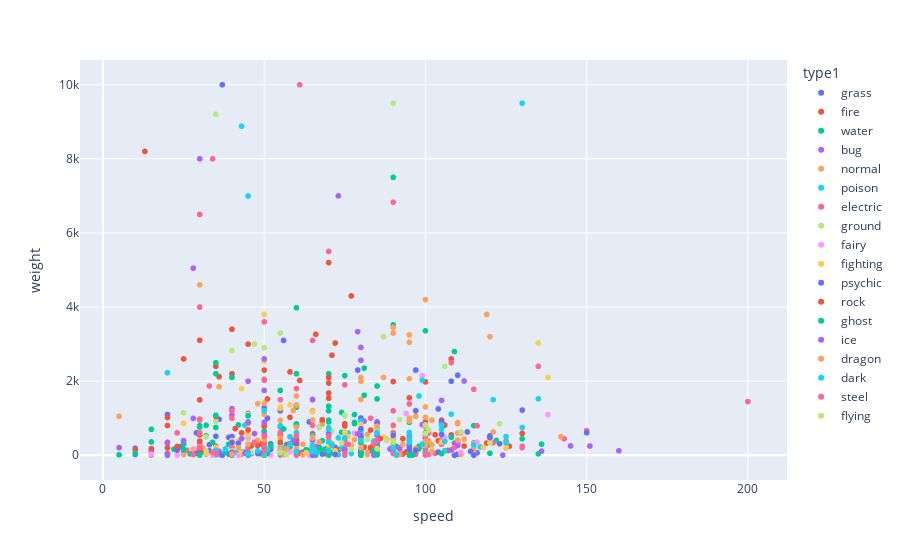

Notebook cell for this chart:
### Code cell
fig = px.scatter(pkmn, x='speed', y='weight', color='type1', hover_name='name')
fig.show()

### Figure 1 — Plotly figure (JSON) as saved in the notebook; plotly's stock layout.template omitted (floating-point values rounded to 4 significant figures; data arrays with more than 128 entries replaced by an {"elided": "..."} marker saying what was removed)
{"data": [{"hovertemplate": "<b>%{hovertext}</b><br><br>type1=grass<br>speed=%{x}<br>weight=%{y}<extra></extra>", "hovertext": ["bulbasaur", "ivysaur", "venusaur", "oddish", "gloom", "vileplume", "bellsprout", "weepinbell", "victreebel", "exeggcute", "exeggutor", "tangela", "chikorita", "bayleef", "meganium", "bellossom", "hoppip", "skiploom", "jumpluff", "sunkern", "sunflora", "treecko", "grovyle", "sceptile", "seedot", "nuzleaf", "shiftry", "shroomish", "breloom", "roselia", "cacnea", "cacturne", "tropius", "turtwig", "grotle", "torterra", "budew", "roserade", "cherubi", "cherrim", "carnivine", "snover", "abomasnow", "tangrowth", "leafeon", "shaymin", "snivy", "servine", "serperior", "pansage", "simisage", "cottonee", "whimsicott", "petilil", "lilligant", "maractus", "foongus", "amoonguss", "ferroseed", "ferrothorn", "virizion", "chespin", "quilladin", "chesnaught", "skiddo", "gogoat", "rowlet", "dartrix", "decidueye", "fomantis", "lurantis", "morelull", "shiinotic", "bounsweet", "steenee", "tsareena", "tapu-bulu", "kartana", "grookey", "thwackey", "rillaboom", "gossifleur", "eldegoss", "applin", "flapple", "appletun", "sprigatito", "floragato", "meowscarada", "smoliv", "dolliv", "arboliva", "bramblin", "brambleghast", "capsakid", "scovillain", "brute-bonnet", "iron-leaves", "dipplin", "poltchageist", "sinistcha", "ogerpon"], "legendgroup": "grass", "marker": {"color": "#636efa", "symbol": "circle"}, "mode": "markers", "name": "grass", "showlegend": true, "type": "scattergl", "x": [45, 60, 80, 30, 40, 50, 40, 55, 70, 40, 55, 60, 45, 60, 80, 50, 50, 80, 110, 30, 30, 70, 95, 120, 30, 60, 80, 35, 70, 65, 35, 55, 51, 31, 36, 56, 55, 90, 35, 85, 46, 40, 60, 50, 95, 100, 63, 83, 113, 64, 101, 66, 116, 30, 90, 60, 15, 30, 10, 20, 108, 38, 57, 64, 52, 68, 42, 52, 70, 35, 45, 15, 30, 32, 62, 72, 75, 109, 65, 80, 85, 10, 60, 20, 70, 30, 65, 83, 123, 30, 33, 39, 60, 90, 50, 75, 55, 104, 40, 50, 70, 110], "xaxis": "x", "y": [69, 130, 1000, 54, 86, 186, 40, 64, 155, 25, 1200, 350, 64, 158, 1005, 58, 5, 10, 30, 18, 85, 50, 216, 522, 40, 280, 596, 45, 392, 20, 513, 774, 1000, 102, 970, 3100, 12, 145, 33, 93, 270, 505, 1355, 1286, 255, 21, 81, 160, 630, 105, 305, 6, 66, 66, 163, 280, 10, 105, 188, 1100, 2000, 90, 290, 900, 310, 910, 15, 160, 366, 15, 185, 15, 115, 32, 82, 214, 455, 1, 50, 140, 900, 22, 25, 5, 10, 130, 41, 122, 312, 65, 119, 482, 6, 60, 30, 150, 210, 1250, 97, 11, 22, 398], "yaxis": "y"}, {"hovertemplate": "<b>%{hovertext}</b><br><br>type1=fire<br>speed=%{x}<br>weight=%{y}<extra></extra>", "hovertext": ["charmander", "charmeleon", "charizard", "vulpix", "ninetales", "growlithe", "arcanine", "ponyta", "rapidash", "magmar", "flareon", "moltres", "cyndaquil", "quilava", "typhlosion", "slugma", "magcargo", "magby", "entei", "ho-oh", "torchic", "combusken", "blaziken", "numel", "camerupt", "torkoal", "chimchar", "monferno", "infernape", "magmortar", "heatran", "tepig", "pignite", "emboar", "pansear", "simisear", "darumaka", "darmanitan", "heatmor", "fennekin", "braixen", "delphox", "fletchinder", "talonflame", "litleo", "pyroar", "volcanion", "litten", "torracat", "incineroar", "oricorio", "turtonator", "blacephalon", "scorbunny", "raboot", "cinderace", "sizzlipede", "centiskorch", "fuecoco", "crocalor", "skeledirge", "charcadet", "armarouge", "ceruledge", "iron-moth"], "legendgroup": "fire", "marker": {"color": "#EF553B", "symbol": "circle"}, "mode": "markers", "name": "fire", "showlegend": true, "type": "scattergl", "x": [65, 80, 100, 65, 100, 60, 95, 90, 105, 93, 65, 90, 65, 80, 100, 20, 30, 83, 100, 90, 45, 55, 80, 35, 40, 20, 61, 81, 108, 83, 77, 45, 55, 65, 64, 101, 50, 95, 65, 60, 73, 104, 84, 126, 72, 106, 70, 70, 90, 60, 93, 36, 107, 69, 94, 119, 45, 65, 36, 49, 66, 35, 75, 85, 110], "xaxis": "x", "y": [85, 190, 905, 99, 199, 190, 1550, 300, 950, 445, 250, 600, 79, 190, 795, 350, 550, 214, 1980, 1990, 25, 195, 520, 240, 2200, 804, 62, 220, 550, 680, 4300, 99, 555, 1500, 110, 280, 375, 929, 580, 94, 145, 390, 160, 245, 135, 815, 1950, 43, 250, 830, 34, 2120, 130, 45, 90, 330, 10, 1200, 98, 307, 3265, 105, 850, 620, 360], "yaxis": "y"}, {"hovertemplate": "<b>%{hovertext}</b><br><br>type1=water<br>speed=%{x}<br>weight=%{y}<extra></extra>", "hovertext": {"elided": "134 str values"}, "legendgroup": "water", "marker": {"color": "#00cc96", "symbol": "circle"}, "mode": "markers", "name": "water", "showlegend": true, "type": "scattergl", "x": {"elided": "134 int values"}, "xaxis": "x", "y": {"elided": "134 int values"}, "yaxis": "y"}, {"hovertemplate": "<b>%{hovertext}</b><br><br>type1=bug<br>speed=%{x}<br>weight=%{y}<extra></extra>", "hovertext": ["caterpie", "metapod", "butterfree", "weedle", "kakuna", "beedrill", "paras", "parasect", "venonat", "venomoth", "scyther", "pinsir", "ledyba", "ledian", "spinarak", "ariados", "yanma", "pineco", "forretress", "scizor", "shuckle", "heracross", "wurmple", "silcoon", "beautifly", "cascoon", "dustox", "surskit", "masquerain", "nincada", "ninjask", "shedinja", "volbeat", "illumise", "kricketot", "kricketune", "burmy", "wormadam", "mothim", "combee", "vespiquen", "yanmega", "sewaddle", "swadloon", "leavanny", "venipede", "whirlipede", "scolipede", "dwebble", "crustle", "karrablast", "escavalier", "joltik", "galvantula", "shelmet", "accelgor", "durant", "larvesta", "volcarona", "genesect", "scatterbug", "spewpa", "vivillon", "grubbin", "charjabug", "vikavolt", "cutiefly", "ribombee", "wimpod", "golisopod", "buzzwole", "pheromosa", "blipbug", "dottler", "orbeetle", "kleavor", "tarountula", "spidops", "nymble", "lokix", "rellor", "rabsca", "slither-wing"], "legendgroup": "bug", "marker": {"color": "#ab63fa", "symbol": "circle"}, "mode": "markers", "name": "bug", "showlegend": true, "type": "scattergl", "x": [45, 30, 70, 50, 35, 75, 25, 30, 45, 90, 105, 85, 55, 85, 30, 40, 95, 15, 40, 65, 5, 85, 20, 15, 65, 15, 65, 65, 80, 40, 160, 40, 85, 85, 25, 65, 36, 36, 66, 70, 40, 95, 42, 42, 92, 57, 47, 112, 55, 45, 60, 20, 65, 108, 25, 145, 109, 60, 100, 99, 35, 29, 89, 46, 36, 43, 84, 124, 80, 40, 79, 151, 45, 30, 90, 85, 20, 35, 45, 92, 30, 45, 81], "xaxis": "x", "y": [29, 99, 320, 32, 100, 295, 54, 295, 300, 125, 560, 550, 108, 356, 85, 335, 380, 72, 1258, 1180, 205, 540, 36, 100, 284, 115, 316, 17, 36, 55, 120, 12, 177, 177, 22, 255, 34, 65, 233, 55, 385, 515, 25, 73, 205, 53, 585, 2005, 145, 2000, 59, 330, 6, 143, 77, 253, 330, 288, 460, 825, 25, 84, 170, 44, 105, 450, 2, 5, 120, 1080, 3336, 250, 80, 195, 408, 890, 40, 165, 10, 175, 10, 35, 920], "yaxis": "y"}, {"hovertemplate": "<b>%{hovertext}</b><br><br>type1=normal<br>speed=%{x}<br>weight=%{y}<extra></extra>", "hovertext": ["pidgey", "pidgeotto", "pidgeot", "rattata", "raticate", "spearow", "fearow", "jigglypuff", "wigglytuff", "meowth", "persian", "farfetchd", "doduo", "dodrio", "lickitung", "chansey", "kangaskhan", "tauros", "ditto", "eevee", "porygon", "snorlax", "sentret", "furret", "hoothoot", "noctowl", "igglybuff", "aipom", "girafarig", "dunsparce", "teddiursa", "ursaring", "porygon2", "stantler", "smeargle", "miltank", "blissey", "zigzagoon", "linoone", "taillow", "swellow", "slakoth", "vigoroth", "slaking", "whismur", "loudred", "exploud", "azurill", "skitty", "delcatty", "spinda", "swablu", "zangoose", "castform", "kecleon", "starly", "staravia", "staraptor", "bidoof", "bibarel", "ambipom", "buneary", "lopunny", "glameow", "purugly", "happiny", "chatot", "munchlax", "lickilicky", "porygon-z", "regigigas", "arceus", "patrat", "watchog", "lillipup", "herdier", "stoutland", "pidove", "tranquill", "unfezant", "audino", "minccino", "cinccino", "deerling", "sawsbuck", "bouffalant", "rufflet", "braviary", "meloetta", "bunnelby", "diggersby", "fletchling", "furfrou", "pikipek", "trumbeak", "toucannon", "yungoos", "gumshoos", "stufful", "bewear", "oranguru", "type-null", "silvally", "komala", "drampa", "skwovet", "greedent", "wooloo", "dubwool", "wyrdeer", "lechonk", "oinkologne", "tandemaus", "maushold", "squawkabilly", "farigiraf", "dudunsparce"], "legendgroup": "normal", "marker": {"color": "#FFA15A", "symbol": "circle"}, "mode": "markers", "name": "normal", "showlegend": true, "type": "scattergl", "x": [56, 71, 101, 72, 97, 70, 100, 20, 45, 90, 115, 60, 75, 110, 30, 50, 90, 110, 48, 55, 40, 30, 20, 90, 50, 70, 15, 85, 85, 45, 40, 55, 60, 85, 75, 100, 55, 60, 100, 85, 125, 30, 90, 100, 28, 48, 68, 20, 50, 90, 60, 50, 90, 70, 40, 60, 80, 100, 31, 71, 115, 85, 105, 85, 112, 30, 91, 5, 50, 90, 100, 120, 42, 77, 55, 60, 80, 43, 65, 93, 50, 75, 115, 75, 95, 55, 60, 80, 90, 57, 78, 62, 102, 65, 75, 60, 45, 45, 50, 60, 60, 59, 95, 65, 36, 25, 20, 48, 88, 65, 35, 65, 75, 111, 92, 60, 55], "xaxis": "x", "y": [18, 300, 395, 35, 185, 20, 380, 55, 120, 42, 320, 150, 392, 852, 655, 346, 800, 884, 40, 65, 365, 4600, 60, 325, 212, 408, 10, 115, 415, 140, 88, 1258, 325, 712, 580, 755, 468, 175, 325, 23, 198, 240, 465, 1305, 163, 405, 840, 20, 110, 326, 50, 12, 403, 8, 220, 20, 155, 249, 200, 315, 203, 55, 333, 39, 438, 244, 19, 1050, 1400, 340, 4200, 3200, 116, 270, 41, 147, 610, 21, 150, 290, 310, 58, 75, 195, 925, 946, 105, 410, 65, 50, 424, 17, 280, 12, 148, 260, 60, 142, 68, 1350, 760, 1205, 1005, 199, 1850, 25, 60, 60, 430, 951, 102, 1200, 18, 23, 24, 1600, 392], "yaxis": "y"}, {"hovertemplate": "<b>%{hovertext}</b><br><br>type1=poison<br>speed=%{x}<br>weight=%{y}<extra></extra>", "hovertext": ["ekans", "arbok", "nidoran-f", "nidorina", "nidoqueen", "nidoran-m", "nidorino", "nidoking", "zubat", "golbat", "grimer", "muk", "koffing", "weezing", "crobat", "gulpin", "swalot", "seviper", "stunky", "skuntank", "skorupi", "drapion", "croagunk", "toxicroak", "trubbish", "garbodor", "skrelp", "dragalge", "mareanie", "toxapex", "salandit", "salazzle", "poipole", "naganadel", "eternatus", "shroodle", "grafaiai", "clodsire", "okidogi", "munkidori", "fezandipiti"], "legendgroup": "poison", "marker": {"color": "#19d3f3", "symbol": "circle"}, "mode": "markers", "name": "poison", "showlegend": true, "type": "scattergl", "x": [55, 80, 41, 56, 76, 50, 65, 85, 55, 90, 25, 50, 35, 60, 130, 40, 55, 65, 74, 84, 65, 95, 50, 85, 65, 75, 30, 44, 45, 35, 77, 117, 73, 121, 130, 75, 110, 20, 80, 106, 99], "xaxis": "x", "y": [69, 650, 70, 200, 600, 90, 195, 620, 75, 550, 300, 300, 10, 95, 750, 103, 800, 525, 192, 380, 120, 615, 230, 444, 310, 1073, 73, 815, 80, 145, 48, 222, 18, 1500, 9500, 7, 272, 2230, 922, 122, 301], "yaxis": "y"}, {"hovertemplate": "<b>%{hovertext}</b><br><br>type1=electric<br>speed=%{x}<br>weight=%{y}<extra></extra>", "hovertext": ["pikachu", "raichu", "magnemite", "magneton", "voltorb", "electrode", "electabuzz", "jolteon", "zapdos", "pichu", "mareep", "flaaffy", "ampharos", "elekid", "raikou", "electrike", "manectric", "plusle", "minun", "shinx", "luxio", "luxray", "pachirisu", "magnezone", "electivire", "rotom", "blitzle", "zebstrika", "emolga", "tynamo", "eelektrik", "eelektross", "thundurus", "helioptile", "heliolisk", "dedenne", "togedemaru", "tapu-koko", "xurkitree", "zeraora", "yamper", "boltund", "toxel", "toxtricity", "pincurchin", "morpeko", "dracozolt", "arctozolt", "regieleki", "pawmi", "pawmo", "pawmot", "tadbulb", "bellibolt", "wattrel", "kilowattrel", "sandy-shocks", "miraidon"], "legendgroup": "electric", "marker": {"color": "#FF6692", "symbol": "circle"}, "mode": "markers", "name": "electric", "showlegend": true, "type": "scattergl", "x": [90, 110, 45, 70, 100, 150, 105, 130, 100, 60, 35, 45, 55, 95, 115, 65, 105, 95, 95, 45, 60, 70, 95, 60, 95, 91, 76, 116, 103, 60, 40, 50, 111, 70, 109, 101, 96, 130, 83, 143, 26, 121, 40, 75, 15, 97, 75, 55, 200, 60, 85, 105, 45, 45, 70, 125, 101, 135], "xaxis": "x", "y": [60, 300, 60, 600, 104, 666, 300, 245, 526, 20, 78, 133, 615, 235, 1780, 152, 402, 42, 42, 95, 305, 420, 39, 1800, 1386, 3, 298, 795, 50, 3, 220, 805, 610, 60, 210, 22, 33, 205, 1000, 445, 135, 340, 110, 400, 10, 30, 1900, 1500, 1450, 25, 65, 410, 4, 1130, 36, 386, 600, 2400], "yaxis": "y"}, {"hovertemplate": "<b>%{hovertext}</b><br><br>type1=ground<br>speed=%{x}<br>weight=%{y}<extra></extra>", "hovertext": ["sandshrew", "sandslash", "diglett", "dugtrio", "cubone", "marowak", "rhyhorn", "rhydon", "gligar", "phanpy", "donphan", "trapinch", "vibrava", "flygon", "baltoy", "claydol", "groudon", "hippopotas", "hippowdon", "rhyperior", "gliscor", "drilbur", "excadrill", "sandile", "krokorok", "krookodile", "stunfisk", "golett", "golurk", "landorus", "mudbray", "mudsdale", "silicobra", "sandaconda", "runerigus", "ursaluna", "toedscool", "toedscruel", "great-tusk", "iron-treads"], "legendgroup": "ground", "marker": {"color": "#B6E880", "symbol": "circle"}, "mode": "markers", "name": "ground", "showlegend": true, "type": "scattergl", "x": [40, 65, 95, 120, 35, 45, 25, 40, 85, 40, 50, 10, 70, 100, 55, 75, 90, 32, 47, 40, 95, 68, 88, 65, 74, 92, 32, 35, 55, 101, 45, 35, 46, 71, 30, 50, 70, 100, 87, 106], "xaxis": "x", "y": [120, 295, 8, 333, 65, 450, 1150, 1200, 648, 335, 1200, 150, 153, 820, 215, 1080, 9500, 495, 3000, 2828, 425, 85, 404, 152, 334, 963, 110, 920, 3300, 680, 1100, 9200, 76, 655, 666, 2900, 330, 580, 3200, 2400], "yaxis": "y"}, {"hovertemplate": "<b>%{hovertext}</b><br><br>type1=fairy<br>speed=%{x}<br>weight=%{y}<extra></extra>", "hovertext": ["clefairy", "clefable", "cleffa", "togepi", "togetic", "snubbull", "granbull", "togekiss", "flabebe", "floette", "florges", "spritzee", "aromatisse", "swirlix", "slurpuff", "sylveon", "xerneas", "comfey", "milcery", "alcremie", "zacian", "enamorus", "fidough", "dachsbun", "tinkatink", "tinkatuff", "tinkaton", "scream-tail", "iron-valiant"], "legendgroup": "fairy", "marker": {"color": "#FF97FF", "symbol": "circle"}, "mode": "markers", "name": "fairy", "showlegend": true, "type": "scattergl", "x": [35, 60, 15, 20, 40, 30, 45, 80, 42, 52, 75, 23, 29, 49, 72, 60, 99, 100, 34, 64, 138, 106, 65, 95, 58, 78, 94, 111, 116], "xaxis": "x", "y": [75, 400, 30, 15, 32, 78, 487, 380, 1, 9, 100, 5, 155, 35, 50, 235, 2150, 3, 3, 5, 1100, 480, 109, 149, 89, 591, 1128, 80, 350], "yaxis": "y"}, {"hovertemplate": "<b>%{hovertext}</b><br><br>type1=fighting<br>speed=%{x}<br>weight=%{y}<extra></extra>", "hovertext": ["mankey", "primeape", "machop", "machoke", "machamp", "hitmonlee", "hitmonchan", "tyrogue", "hitmontop", "makuhita", "hariyama", "meditite", "medicham", "riolu", "lucario", "timburr", "gurdurr", "conkeldurr", "throh", "sawk", "mienfoo", "mienshao", "pancham", "pangoro", "hawlucha", "crabrawler", "crabominable", "passimian", "marshadow", "clobbopus", "grapploct", "sirfetchd", "falinks", "zamazenta", "kubfu", "urshifu", "sneasler", "annihilape", "iron-hands", "koraidon"], "legendgroup": "fighting", "marker": {"color": "#FECB52", "symbol": "circle"}, "mode": "markers", "name": "fighting", "showlegend": true, "type": "scattergl", "x": [70, 95, 35, 45, 55, 87, 76, 35, 70, 25, 50, 60, 80, 60, 90, 35, 40, 45, 45, 85, 65, 105, 43, 58, 118, 63, 43, 80, 125, 32, 42, 65, 75, 138, 72, 97, 120, 90, 50, 135], "xaxis": "x", "y": [280, 320, 195, 705, 1300, 498, 502, 210, 480, 864, 2538, 112, 315, 202, 540, 125, 400, 870, 555, 510, 200, 355, 80, 1360, 215, 70, 1800, 828, 222, 40, 390, 1170, 620, 2100, 120, 1050, 430, 560, 3807, 3030], "yaxis": "y"}, {"hovertemplate": "<b>%{hovertext}</b><br><br>type1=psychic<br>speed=%{x}<br>weight=%{y}<extra></extra>", "hovertext": ["abra", "kadabra", "alakazam", "drowzee", "hypno", "mr-mime", "mewtwo", "mew", "natu", "xatu", "espeon", "unown", "wobbuffet", "lugia", "celebi", "ralts", "kirlia", "gardevoir", "spoink", "grumpig", "chimecho", "wynaut", "deoxys", "chingling", "mime-jr", "gallade", "uxie", "mesprit", "azelf", "cresselia", "victini", "munna", "musharna", "woobat", "swoobat", "sigilyph", "gothita", "gothorita", "gothitelle", "solosis", "duosion", "reuniclus", "elgyem", "beheeyem", "espurr", "meowstic", "hoopa", "tapu-lele", "cosmog", "cosmoem", "solgaleo", "lunala", "necrozma", "hatenna", "hattrem", "hatterene", "indeedee", "calyrex", "flittle", "espathra"], "legendgroup": "psychic", "marker": {"color": "#636efa", "symbol": "circle"}, "mode": "markers", "name": "psychic", "showlegend": true, "type": "scattergl", "x": [90, 105, 120, 42, 67, 90, 130, 100, 70, 95, 110, 48, 33, 110, 100, 40, 50, 80, 60, 80, 65, 23, 150, 45, 60, 80, 95, 80, 115, 85, 100, 24, 29, 72, 114, 97, 45, 55, 65, 20, 30, 30, 30, 40, 68, 104, 70, 95, 37, 37, 97, 97, 79, 39, 49, 29, 95, 80, 75, 105], "xaxis": "x", "y": [195, 565, 480, 324, 756, 545, 1220, 40, 20, 150, 265, 50, 285, 2160, 50, 66, 202, 484, 306, 715, 10, 140, 608, 6, 130, 520, 3, 3, 3, 856, 40, 233, 605, 21, 105, 140, 58, 180, 440, 10, 80, 201, 90, 345, 35, 85, 90, 186, 1, 9999, 2300, 1200, 2300, 34, 48, 51, 280, 77, 15, 900], "yaxis": "y"}, {"hovertemplate": "<b>%{hovertext}</b><br><br>type1=rock<br>speed=%{x}<br>weight=%{y}<extra></extra>", "hovertext": ["geodude", "graveler", "golem", "onix", "omanyte", "omastar", "kabuto", "kabutops", "aerodactyl", "sudowoodo", "larvitar", "pupitar", "tyranitar", "nosepass", "lunatone", "solrock", "lileep", "cradily", "anorith", "armaldo", "regirock", "cranidos", "rampardos", "shieldon", "bastiodon", "bonsly", "probopass", "roggenrola", "boldore", "gigalith", "archen", "archeops", "terrakion", "binacle", "barbaracle", "tyrunt", "tyrantrum", "amaura", "aurorus", "carbink", "diancie", "rockruff", "lycanroc", "minior", "nihilego", "stakataka", "rolycoly", "carkol", "coalossal", "stonjourner", "nacli", "naclstack", "garganacl", "klawf", "glimmet", "glimmora", "iron-thorns"], "legendgroup": "rock", "marker": {"color": "#EF553B", "symbol": "circle"}, "mode": "markers", "name": "rock", "showlegend": true, "type": "scattergl", "x": [20, 35, 45, 70, 35, 55, 55, 80, 130, 30, 41, 51, 61, 30, 70, 70, 23, 43, 75, 45, 50, 58, 58, 30, 30, 10, 40, 15, 20, 25, 70, 110, 108, 50, 68, 48, 71, 46, 58, 50, 50, 60, 112, 60, 103, 13, 30, 50, 30, 70, 25, 35, 35, 75, 60, 86, 72], "xaxis": "x", "y": [200, 1050, 3000, 2100, 75, 350, 115, 405, 590, 380, 720, 1520, 2020, 970, 1680, 1540, 238, 604, 125, 682, 2300, 315, 1025, 570, 1495, 150, 3400, 180, 1020, 2600, 95, 320, 2600, 310, 960, 260, 2700, 252, 2250, 57, 88, 92, 250, 400, 555, 8200, 120, 780, 3105, 5200, 160, 1050, 2400, 790, 80, 450, 3030], "yaxis": "y"}, {"hovertemplate": "<b>%{hovertext}</b><br><br>type1=ghost<br>speed=%{x}<br>weight=%{y}<extra></extra>", "hovertext": ["gastly", "haunter", "gengar", "misdreavus", "shuppet", "banette", "duskull", "dusclops", "drifloon", "drifblim", "mismagius", "spiritomb", "dusknoir", "giratina", "yamask", "cofagrigus", "litwick", "lampent", "chandelure", "phantump", "trevenant", "pumpkaboo", "gourgeist", "sandygast", "palossand", "mimikyu", "dhelmise", "sinistea", "polteageist", "cursola", "spectrier", "greavard", "houndstone", "flutter-mane", "gimmighoul"], "legendgroup": "ghost", "marker": {"color": "#00cc96", "symbol": "circle"}, "mode": "markers", "name": "ghost", "showlegend": true, "type": "scattergl", "x": [80, 95, 110, 85, 45, 65, 25, 25, 70, 80, 105, 35, 45, 90, 30, 30, 20, 55, 80, 38, 56, 51, 84, 15, 35, 96, 40, 50, 70, 30, 130, 34, 68, 135, 10], "xaxis": "x", "y": [1, 1, 405, 10, 23, 125, 150, 306, 12, 150, 44, 1080, 1066, 7500, 15, 765, 31, 130, 343, 70, 710, 50, 125, 700, 2500, 7, 2100, 2, 4, 4, 445, 350, 150, 40, 50], "yaxis": "y"}, {"hovertemplate": "<b>%{hovertext}</b><br><br>type1=ice<br>speed=%{x}<br>weight=%{y}<extra></extra>", "hovertext": ["jynx", "articuno", "swinub", "piloswine", "delibird", "smoochum", "snorunt", "glalie", "spheal", "sealeo", "walrein", "regice", "glaceon", "mamoswine", "froslass", "vanillite", "vanillish", "vanilluxe", "cubchoo", "beartic", "cryogonal", "bergmite", "avalugg", "mr-rime", "snom", "frosmoth", "eiscue", "glastrier", "cetoddle", "cetitan", "iron-bundle"], "legendgroup": "ice", "marker": {"color": "#ab63fa", "symbol": "circle"}, "mode": "markers", "name": "ice", "showlegend": true, "type": "scattergl", "x": [95, 85, 50, 50, 75, 65, 50, 80, 25, 45, 65, 50, 65, 80, 110, 44, 59, 79, 40, 50, 105, 28, 28, 70, 20, 65, 50, 30, 43, 73, 136], "xaxis": "x", "y": [406, 554, 65, 558, 160, 60, 168, 2565, 395, 876, 1506, 1750, 259, 2910, 266, 57, 410, 575, 85, 2600, 1480, 995, 5050, 582, 38, 420, 890, 8000, 450, 7000, 110], "yaxis": "y"}, {"hovertemplate": "<b>%{hovertext}</b><br><br>type1=dragon<br>speed=%{x}<br>weight=%{y}<extra></extra>", "hovertext": ["dratini", "dragonair", "dragonite", "altaria", "bagon", "shelgon", "salamence", "latias", "latios", "rayquaza", "gible", "gabite", "garchomp", "axew", "fraxure", "haxorus", "druddigon", "reshiram", "zekrom", "kyurem", "goomy", "sliggoo", "goodra", "zygarde", "jangmo-o", "hakamo-o", "kommo-o", "dreepy", "drakloak", "dragapult", "regidrago", "cyclizar", "tatsugiri", "frigibax", "arctibax", "baxcalibur", "roaring-moon"], "legendgroup": "dragon", "marker": {"color": "#FFA15A", "symbol": "circle"}, "mode": "markers", "name": "dragon", "showlegend": true, "type": "scattergl", "x": [50, 70, 80, 80, 50, 50, 100, 110, 110, 95, 42, 82, 102, 57, 67, 97, 48, 90, 90, 95, 40, 60, 80, 95, 45, 65, 85, 82, 102, 142, 80, 121, 82, 55, 62, 87, 119], "xaxis": "x", "y": [33, 165, 2100, 206, 421, 1105, 1026, 400, 600, 2065, 205, 560, 950, 180, 360, 1055, 1390, 3300, 3450, 3250, 28, 175, 1505, 3050, 297, 470, 782, 20, 110, 500, 2000, 630, 80, 170, 300, 2100, 3800], "yaxis": "y"}, {"hovertemplate": "<b>%{hovertext}</b><br><br>type1=dark<br>speed=%{x}<br>weight=%{y}<extra></extra>", "hovertext": ["umbreon", "murkrow", "sneasel", "houndour", "houndoom", "poochyena", "mightyena", "sableye", "absol", "honchkrow", "weavile", "darkrai", "purrloin", "liepard", "scraggy", "scrafty", "zorua", "zoroark", "pawniard", "bisharp", "vullaby", "mandibuzz", "deino", "zweilous", "hydreigon", "inkay", "malamar", "yveltal", "guzzlord", "nickit", "thievul", "impidimp", "morgrem", "grimmsnarl", "obstagoon", "zarude", "overqwil", "maschiff", "mabosstiff", "kingambit", "iron-jugulis", "wo-chien", "chien-pao", "ting-lu", "chi-yu"], "legendgroup": "dark", "marker": {"color": "#19d3f3", "symbol": "circle"}, "mode": "markers", "name": "dark", "showlegend": true, "type": "scattergl", "x": [65, 91, 115, 65, 95, 35, 70, 50, 75, 71, 125, 125, 66, 106, 48, 58, 65, 105, 60, 70, 60, 80, 38, 58, 98, 45, 73, 99, 43, 50, 90, 50, 70, 60, 95, 105, 85, 51, 85, 50, 108, 70, 135, 45, 100], "xaxis": "x", "y": [270, 21, 280, 108, 350, 136, 370, 110, 470, 273, 340, 505, 101, 375, 118, 300, 125, 811, 102, 700, 90, 395, 173, 500, 1600, 35, 470, 2030, 8880, 89, 199, 55, 125, 610, 460, 700, 605, 160, 610, 1200, 1110, 742, 1522, 6997, 49], "yaxis": "y"}, {"hovertemplate": "<b>%{hovertext}</b><br><br>type1=steel<br>speed=%{x}<br>weight=%{y}<extra></extra>", "hovertext": ["steelix", "skarmory", "mawile", "aron", "lairon", "aggron", "beldum", "metang", "metagross", "registeel", "jirachi", "bronzor", "bronzong", "dialga", "klink", "klang", "klinklang", "cobalion", "honedge", "doublade", "aegislash", "klefki", "celesteela", "magearna", "meltan", "melmetal", "perrserker", "cufant", "copperajah", "duraludon", "varoom", "revavroom", "orthworm", "gholdengo"], "legendgroup": "steel", "marker": {"color": "#FF6692", "symbol": "circle"}, "mode": "markers", "name": "steel", "showlegend": true, "type": "scattergl", "x": [30, 70, 50, 30, 40, 50, 30, 50, 70, 50, 100, 23, 33, 90, 30, 50, 90, 108, 28, 35, 60, 75, 61, 65, 34, 34, 50, 40, 30, 85, 47, 90, 65, 84], "xaxis": "x", "y": [4000, 505, 115, 600, 1200, 3600, 952, 2025, 5500, 2050, 11, 605, 1870, 6830, 210, 510, 810, 2500, 20, 45, 530, 30, 9999, 805, 80, 8000, 280, 1000, 6500, 400, 350, 1200, 3100, 300], "yaxis": "y"}, {"hovertemplate": "<b>%{hovertext}</b><br><br>type1=flying<br>speed=%{x}<br>weight=%{y}<extra></extra>", "hovertext": ["tornadus", "noibat", "noivern", "rookidee", "corvisquire", "corviknight", "cramorant", "bombirdier", "flamigo"], "legendgroup": "flying", "marker": {"color": "#B6E880", "symbol": "circle"}, "mode": "markers", "name": "flying", "showlegend": true, "type": "scattergl", "x": [111, 55, 123, 57, 77, 67, 85, 82, 90], "xaxis": "x", "y": [630, 80, 850, 18, 160, 750, 180, 429, 370], "yaxis": "y"}], "layout": {"legend": {"title": {"text": "type1"}, "tracegroupgap": 0}, "margin": {"t": 60}, "xaxis": {"anchor": "y", "domain": [0, 1], "title": {"text": "speed"}}, "yaxis": {"anchor": "x", "domain": [0, 1], "title": {"text": "weight"}}}}
